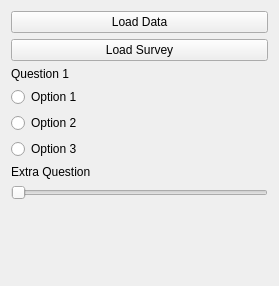
<?xml version="1.0" encoding="UTF-8"?>
<ui version="4.0">
 <class>SurveyLoader</class>
 <widget class="qMRMLWidget" name="SurveyLoader">
  <property name="geometry">
   <rect>
    <x>0</x>
    <y>0</y>
    <width>279</width>
    <height>286</height>
   </rect>
  </property>
  <layout class="QVBoxLayout" name="verticalLayout">
   <item>
    <widget class="QPushButton" name="loadDataButton">
     <property name="text">
      <string>Load Data</string>
     </property>
    </widget>
   </item>
   <item>
    <widget class="QPushButton" name="loadSurveyButton">
     <property name="text">
      <string>Load Survey</string>
     </property>
    </widget>
   </item>
   <item>
    <widget class="QLabel" name="label">
     <property name="text">
      <string>Question 1</string>
     </property>
    </widget>
   </item>
   <item>
    <widget class="QRadioButton" name="radioButton">
     <property name="text">
      <string>Option 1</string>
     </property>
    </widget>
   </item>
   <item>
    <widget class="QRadioButton" name="radioButton_2">
     <property name="text">
      <string>Option 2</string>
     </property>
    </widget>
   </item>
   <item>
    <widget class="QRadioButton" name="radioButton_3">
     <property name="text">
      <string>Option 3</string>
     </property>
    </widget>
   </item>
   <item>
    <widget class="QLabel" name="label_2">
     <property name="text">
      <string>Extra Question</string>
     </property>
    </widget>
   </item>
   <item>
    <widget class="QSlider" name="horizontalSlider">
     <property name="orientation">
      <enum>Qt::Horizontal</enum>
     </property>
    </widget>
   </item>
   <item>
    <spacer name="verticalSpacer">
     <property name="orientation">
      <enum>Qt::Vertical</enum>
     </property>
     <property name="sizeHint" stdset="0">
      <size>
       <width>20</width>
       <height>40</height>
      </size>
     </property>
    </spacer>
   </item>
  </layout>
 </widget>
 <customwidgets>
  <customwidget>
   <class>qMRMLWidget</class>
   <extends>QWidget</extends>
   <header>qMRMLWidget.h</header>
   <container>1</container>
  </customwidget>
 </customwidgets>
 <resources/>
 <connections>
  <connection>
   <sender>loadDataButton</sender>
   <signal>clicked()</signal>
   <receiver>SurveyLoader</receiver>
   <slot>update()</slot>
   <hints>
    <hint type="sourcelabel">
     <x>139</x>
     <y>20</y>
    </hint>
    <hint type="destinationlabel">
     <x>139</x>
     <y>142</y>
    </hint>
   </hints>
  </connection>
  <connection>
   <sender>loadSurveyButton</sender>
   <signal>clicked()</signal>
   <receiver>SurveyLoader</receiver>
   <slot>update()</slot>
   <hints>
    <hint type="sourcelabel">
     <x>139</x>
     <y>44</y>
    </hint>
    <hint type="destinationlabel">
     <x>139</x>
     <y>142</y>
    </hint>
   </hints>
  </connection>
 </connections>
</ui>
